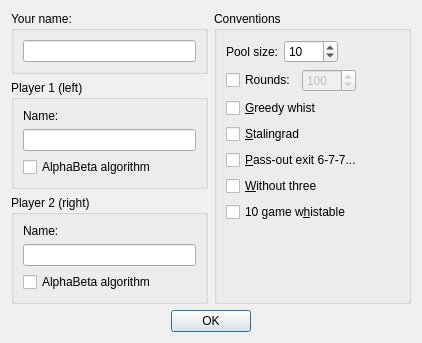
<?xml version="1.0" encoding="UTF-8"?>
<ui version="4.0">
 <class>NewGameDialog</class>
 <widget class="QDialog" name="NewGameDialog">
  <property name="windowModality">
   <enum>Qt::ApplicationModal</enum>
  </property>
  <property name="geometry">
   <rect>
    <x>0</x>
    <y>0</y>
    <width>422</width>
    <height>341</height>
   </rect>
  </property>
  <property name="sizePolicy">
   <sizepolicy hsizetype="Preferred" vsizetype="Preferred">
    <horstretch>0</horstretch>
    <verstretch>0</verstretch>
   </sizepolicy>
  </property>
  <property name="acceptDrops">
   <bool>false</bool>
  </property>
  <property name="windowTitle">
   <string>New Game</string>
  </property>
  <property name="windowIcon">
   <iconset>
    <normaloff>../../../../pics/newgame.png</normaloff>../../../../pics/newgame.png</iconset>
  </property>
  <property name="sizeGripEnabled">
   <bool>false</bool>
  </property>
  <property name="modal">
   <bool>true</bool>
  </property>
  <layout class="QGridLayout" name="gridLayout">
   <item row="0" column="0">
    <widget class="QGroupBox" name="groupBox_5">
     <property name="sizePolicy">
      <sizepolicy hsizetype="MinimumExpanding" vsizetype="Preferred">
       <horstretch>0</horstretch>
       <verstretch>0</verstretch>
      </sizepolicy>
     </property>
     <property name="title">
      <string>Your name:</string>
     </property>
     <layout class="QVBoxLayout" name="verticalLayout">
      <item>
       <widget class="QLineEdit" name="leHumanName">
        <property name="toolTip">
         <string>Your name (to display in chart)</string>
        </property>
       </widget>
      </item>
     </layout>
    </widget>
   </item>
   <item row="0" column="1" rowspan="3">
    <widget class="QGroupBox" name="groupConventions">
     <property name="sizePolicy">
      <sizepolicy hsizetype="MinimumExpanding" vsizetype="Preferred">
       <horstretch>0</horstretch>
       <verstretch>0</verstretch>
      </sizepolicy>
     </property>
     <property name="title">
      <string>Conventions</string>
     </property>
     <layout class="QVBoxLayout" name="verticalLayout_5">
      <item>
       <layout class="QHBoxLayout" name="horizontalLayout">
        <property name="topMargin">
         <number>0</number>
        </property>
        <item>
         <widget class="QLabel" name="lbGame">
          <property name="text">
           <string>Pool size:</string>
          </property>
          <property name="textFormat">
           <enum>Qt::PlainText</enum>
          </property>
          <property name="alignment">
           <set>Qt::AlignRight|Qt::AlignTrailing|Qt::AlignVCenter</set>
          </property>
         </widget>
        </item>
        <item>
         <widget class="QSpinBox" name="sbGame">
          <property name="sizePolicy">
           <sizepolicy hsizetype="Preferred" vsizetype="Fixed">
            <horstretch>0</horstretch>
            <verstretch>0</verstretch>
           </sizepolicy>
          </property>
          <property name="toolTip">
           <string>When all players reach this score in pool the game ends</string>
          </property>
          <property name="minimum">
           <number>1</number>
          </property>
          <property name="maximum">
           <number>1000</number>
          </property>
          <property name="value">
           <number>10</number>
          </property>
         </widget>
        </item>
        <item>
         <spacer name="horizontalSpacer">
          <property name="orientation">
           <enum>Qt::Horizontal</enum>
          </property>
          <property name="sizeHint" stdset="0">
           <size>
            <width>40</width>
            <height>20</height>
           </size>
          </property>
         </spacer>
        </item>
       </layout>
      </item>
      <item>
       <layout class="QHBoxLayout" name="horizontalLayout_2">
        <item>
         <widget class="QCheckBox" name="cbRounds">
          <property name="text">
           <string>Rounds:</string>
          </property>
         </widget>
        </item>
        <item>
         <widget class="QSpinBox" name="sbRounds">
          <property name="enabled">
           <bool>false</bool>
          </property>
          <property name="sizePolicy">
           <sizepolicy hsizetype="Preferred" vsizetype="Fixed">
            <horstretch>0</horstretch>
            <verstretch>0</verstretch>
           </sizepolicy>
          </property>
          <property name="toolTip">
           <string>End game after specified number of rounds</string>
          </property>
          <property name="maximum">
           <number>1000</number>
          </property>
          <property name="value">
           <number>100</number>
          </property>
         </widget>
        </item>
        <item>
         <spacer name="horizontalSpacer_2">
          <property name="orientation">
           <enum>Qt::Horizontal</enum>
          </property>
          <property name="sizeHint" stdset="0">
           <size>
            <width>40</width>
            <height>20</height>
           </size>
          </property>
         </spacer>
        </item>
       </layout>
      </item>
      <item>
       <widget class="QCheckBox" name="cbGreedy">
        <property name="sizePolicy">
         <sizepolicy hsizetype="Maximum" vsizetype="Fixed">
          <horstretch>0</horstretch>
          <verstretch>0</verstretch>
         </sizepolicy>
        </property>
        <property name="text">
         <string>&amp;Greedy whist</string>
        </property>
       </widget>
      </item>
      <item>
       <widget class="QCheckBox" name="cbStalin">
        <property name="sizePolicy">
         <sizepolicy hsizetype="Maximum" vsizetype="Fixed">
          <horstretch>0</horstretch>
          <verstretch>0</verstretch>
         </sizepolicy>
        </property>
        <property name="toolTip">
         <string>In six of spades game all opponents must whist</string>
        </property>
        <property name="text">
         <string>&amp;Stalingrad</string>
        </property>
       </widget>
      </item>
      <item>
       <widget class="QCheckBox" name="cbAggPass">
        <property name="sizePolicy">
         <sizepolicy hsizetype="Maximum" vsizetype="Fixed">
          <horstretch>0</horstretch>
          <verstretch>0</verstretch>
         </sizepolicy>
        </property>
        <property name="text">
         <string>&amp;Pass-out exit 6-7-7...</string>
        </property>
       </widget>
      </item>
      <item>
       <widget class="QCheckBox" name="cbWithoutThree">
        <property name="sizePolicy">
         <sizepolicy hsizetype="Maximum" vsizetype="Fixed">
          <horstretch>0</horstretch>
          <verstretch>0</verstretch>
         </sizepolicy>
        </property>
        <property name="toolTip">
         <string>Cancel game with penalty of three untaken tricks. No whists are written</string>
        </property>
        <property name="text">
         <string>&amp;Without three</string>
        </property>
       </widget>
      </item>
      <item>
       <widget class="QCheckBox" name="cbTenWhist">
        <property name="text">
         <string>10 game w&amp;histable</string>
        </property>
       </widget>
      </item>
      <item>
       <spacer name="verticalSpacer">
        <property name="orientation">
         <enum>Qt::Vertical</enum>
        </property>
        <property name="sizeHint" stdset="0">
         <size>
          <width>20</width>
          <height>40</height>
         </size>
        </property>
       </spacer>
      </item>
     </layout>
    </widget>
   </item>
   <item row="1" column="0">
    <widget class="QGroupBox" name="groupBox">
     <property name="sizePolicy">
      <sizepolicy hsizetype="MinimumExpanding" vsizetype="Preferred">
       <horstretch>0</horstretch>
       <verstretch>0</verstretch>
      </sizepolicy>
     </property>
     <property name="title">
      <string>Player 1 (left)</string>
     </property>
     <layout class="QVBoxLayout" name="verticalLayout_2">
      <item>
       <widget class="QLabel" name="label">
        <property name="text">
         <string>Name:</string>
        </property>
       </widget>
      </item>
      <item>
       <widget class="QLineEdit" name="leName1">
        <property name="toolTip">
         <string>Name of opponent (for chart)</string>
        </property>
       </widget>
      </item>
      <item>
       <widget class="QCheckBox" name="cbAlphaBeta1">
        <property name="toolTip">
         <string>Increase difficulty</string>
        </property>
        <property name="text">
         <string>AlphaBeta algorithm</string>
        </property>
       </widget>
      </item>
     </layout>
    </widget>
   </item>
   <item row="2" column="0">
    <widget class="QGroupBox" name="groupBox_4">
     <property name="sizePolicy">
      <sizepolicy hsizetype="MinimumExpanding" vsizetype="Preferred">
       <horstretch>0</horstretch>
       <verstretch>0</verstretch>
      </sizepolicy>
     </property>
     <property name="title">
      <string>Player 2 (right)</string>
     </property>
     <layout class="QVBoxLayout" name="verticalLayout_3">
      <item>
       <widget class="QLabel" name="label_2">
        <property name="text">
         <string>Name:</string>
        </property>
       </widget>
      </item>
      <item>
       <widget class="QLineEdit" name="leName2">
        <property name="toolTip">
         <string>Name of opponent (for chart)</string>
        </property>
       </widget>
      </item>
      <item>
       <widget class="QCheckBox" name="cbAlphaBeta2">
        <property name="toolTip">
         <string>Increase difficulty</string>
        </property>
        <property name="text">
         <string>AlphaBeta algorithm</string>
        </property>
       </widget>
      </item>
      <item>
       <spacer name="verticalSpacer_2">
        <property name="orientation">
         <enum>Qt::Vertical</enum>
        </property>
        <property name="sizeHint" stdset="0">
         <size>
          <width>20</width>
          <height>40</height>
         </size>
        </property>
       </spacer>
      </item>
     </layout>
    </widget>
   </item>
   <item row="4" column="0" colspan="2">
    <widget class="QDialogButtonBox" name="buttonBox">
     <property name="orientation">
      <enum>Qt::Horizontal</enum>
     </property>
     <property name="standardButtons">
      <set>QDialogButtonBox::Ok</set>
     </property>
     <property name="centerButtons">
      <bool>true</bool>
     </property>
    </widget>
   </item>
  </layout>
 </widget>
 <resources/>
 <connections>
  <connection>
   <sender>buttonBox</sender>
   <signal>accepted()</signal>
   <receiver>NewGameDialog</receiver>
   <slot>accept()</slot>
   <hints>
    <hint type="sourcelabel">
     <x>248</x>
     <y>254</y>
    </hint>
    <hint type="destinationlabel">
     <x>157</x>
     <y>274</y>
    </hint>
   </hints>
  </connection>
  <connection>
   <sender>buttonBox</sender>
   <signal>rejected()</signal>
   <receiver>NewGameDialog</receiver>
   <slot>reject()</slot>
   <hints>
    <hint type="sourcelabel">
     <x>316</x>
     <y>260</y>
    </hint>
    <hint type="destinationlabel">
     <x>286</x>
     <y>274</y>
    </hint>
   </hints>
  </connection>
 </connections>
</ui>
